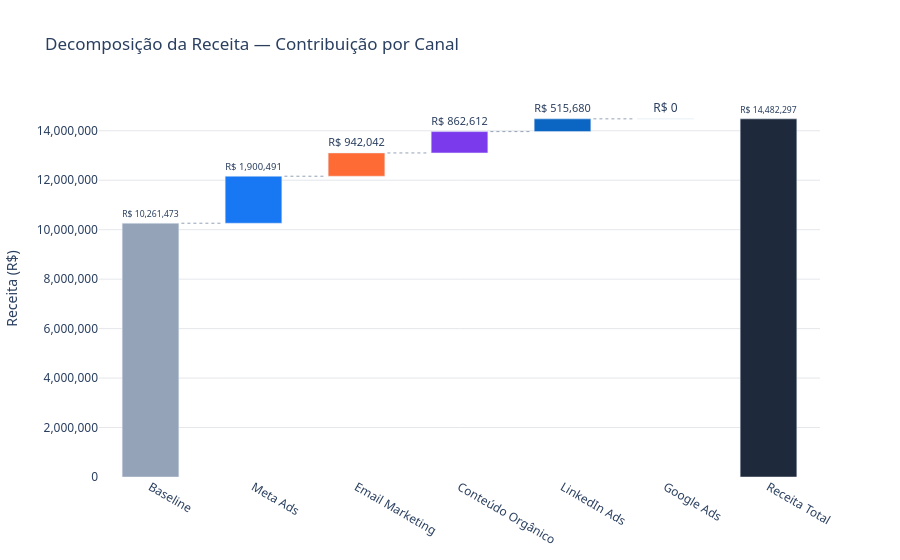
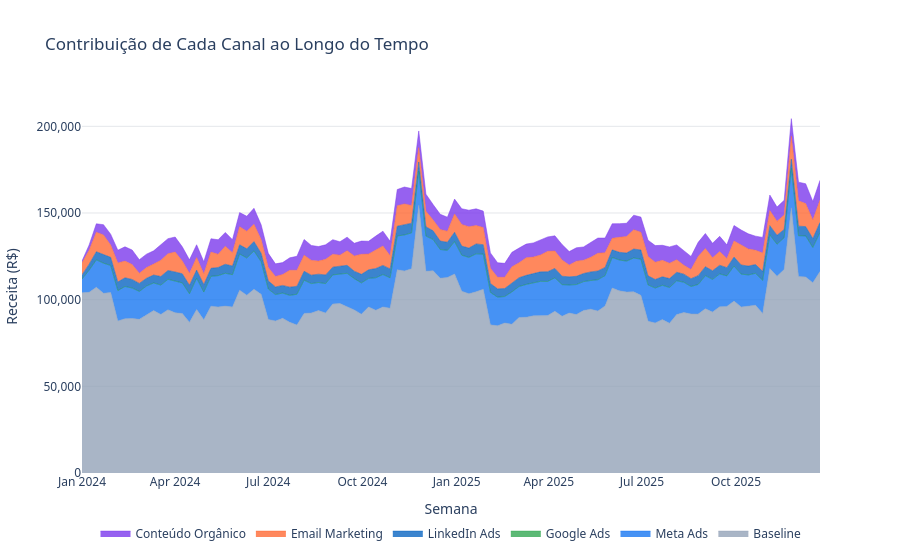

The code cell stored with these charts, in order, in its notebook:
### Markdown cell above
## 2. Decomposição da Receita

De onde vem a receita? Qual a contribuição do baseline (vendas orgânicas) vs. cada canal de marketing?

### Code cell
# Waterfall — decomposição da receita
fig_wf = plot_revenue_decomposition_waterfall(contributions)
fig_wf.show()

# Contribuição ao longo do tempo
fig_ct = plot_channel_contribution_over_time(mmm, df)
fig_ct.show()
